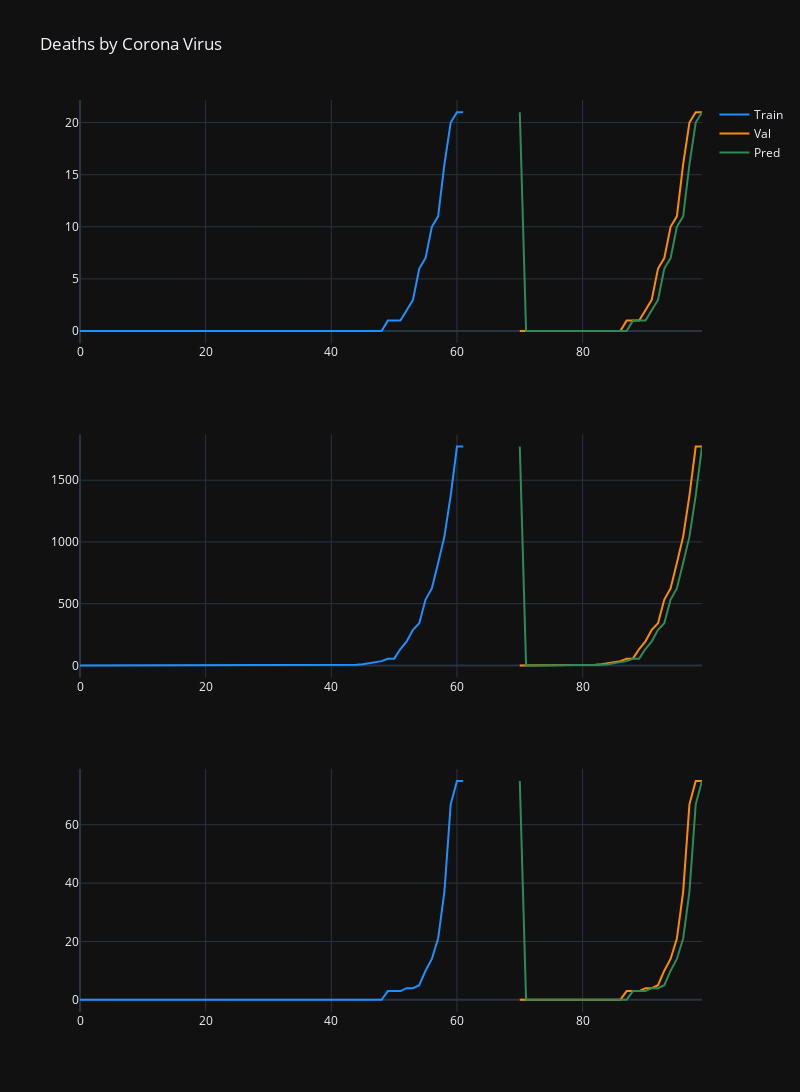

Notebook code for this chart:
### Code cell
pred_1 = predictions[17]
pred_2 = predictions[18]
pred_3 = predictions[20]

fig = make_subplots(rows=3, cols=1)

fig.add_trace(
    go.Scatter(x=np.arange(70), mode='lines', y=train_dataset.loc[17].values, marker=dict(color="dodgerblue"),
               name="Train"),
    row=1, col=1
)

fig.add_trace(
    go.Scatter(x=np.arange(70, 100), y=val_dataset.loc[17].values, mode='lines', marker=dict(color="darkorange"),
               name="Val"),
    row=1, col=1
)

fig.add_trace(
    go.Scatter(x=np.arange(70, 100), y=pred_1, mode='lines', marker=dict(color="seagreen"),
               name="Pred"),
    row=1, col=1
)

fig.add_trace(
    go.Scatter(x=np.arange(70), mode='lines', y=train_dataset.loc[18].values, marker=dict(color="dodgerblue"), showlegend=False),
    row=2, col=1
)

fig.add_trace(
    go.Scatter(x=np.arange(70, 100), y=val_dataset.loc[18].values, mode='lines', marker=dict(color="darkorange"), showlegend=False),
    row=2, col=1
)

fig.add_trace(
    go.Scatter(x=np.arange(70, 100), y=pred_2, mode='lines', marker=dict(color="seagreen"), showlegend=False,
               name="Denoised signal"),
    row=2, col=1
)

fig.add_trace(
    go.Scatter(x=np.arange(70), mode='lines', y=train_dataset.loc[20].values, marker=dict(color="dodgerblue"), showlegend=False),
    row=3, col=1
)

fig.add_trace(
    go.Scatter(x=np.arange(70, 100), y=val_dataset.loc[20].values, mode='lines', marker=dict(color="darkorange"), showlegend=False),
    row=3, col=1
)

fig.add_trace(
    go.Scatter(x=np.arange(70, 100), y=pred_3, mode='lines', marker=dict(color="seagreen"), showlegend=False,
               name="Denoised signal"),
    row=3, col=1
)

fig.update_layout(height=1200, width=800, title_text="Deaths by Corona Virus")
fig.show()

### Figure 1 — Plotly figure (JSON) as saved in the notebook; plotly's stock layout.template omitted (floating-point values rounded to 4 significant figures)
{"data": [{"marker": {"color": "dodgerblue"}, "mode": "lines", "name": "Train", "type": "scatter", "x": [0, 1, 2, 3, 4, 5, 6, 7, 8, 9, 10, 11, 12, 13, 14, 15, 16, 17, 18, 19, 20, 21, 22, 23, 24, 25, 26, 27, 28, 29, 30, 31, 32, 33, 34, 35, 36, 37, 38, 39, 40, 41, 42, 43, 44, 45, 46, 47, 48, 49, 50, 51, 52, 53, 54, 55, 56, 57, 58, 59, 60, 61, 62, 63, 64, 65, 66, 67, 68, 69], "xaxis": "x", "y": [0, 0, 0, 0, 0, 0, 0, 0, 0, 0, 0, 0, 0, 0, 0, 0, 0, 0, 0, 0, 0, 0, 0, 0, 0, 0, 0, 0, 0, 0, 0, 0, 0, 0, 0, 0, 0, 0, 0, 0, 0, 0, 0, 0, 0, 0, 0, 0, 0, 1, 1, 1, 2, 3, 6, 7, 10, 11, 16, 20, 21, 21], "yaxis": "y"}, {"marker": {"color": "darkorange"}, "mode": "lines", "name": "Val", "type": "scatter", "x": [70, 71, 72, 73, 74, 75, 76, 77, 78, 79, 80, 81, 82, 83, 84, 85, 86, 87, 88, 89, 90, 91, 92, 93, 94, 95, 96, 97, 98, 99], "xaxis": "x", "y": [0, 0, 0, 0, 0, 0, 0, 0, 0, 0, 0, 0, 0, 0, 0, 0, 0, 1, 1, 1, 2, 3, 6, 7, 10, 11, 16, 20, 21, 21], "yaxis": "y"}, {"marker": {"color": "seagreen"}, "mode": "lines", "name": "Pred", "type": "scatter", "x": [70, 71, 72, 73, 74, 75, 76, 77, 78, 79, 80, 81, 82, 83, 84, 85, 86, 87, 88, 89, 90, 91, 92, 93, 94, 95, 96, 97, 98, 99], "xaxis": "x", "y": [21, 0, 0, 0, 0, 0, 0, 0, 0, 0, 0, 0, 0, 0, 0, 0, 0, 0, 1, 1, 1, 2, 3, 6, 7, 10, 11, 16, 20, 21], "yaxis": "y"}, {"marker": {"color": "dodgerblue"}, "mode": "lines", "showlegend": false, "type": "scatter", "x": [0, 1, 2, 3, 4, 5, 6, 7, 8, 9, 10, 11, 12, 13, 14, 15, 16, 17, 18, 19, 20, 21, 22, 23, 24, 25, 26, 27, 28, 29, 30, 31, 32, 33, 34, 35, 36, 37, 38, 39, 40, 41, 42, 43, 44, 45, 46, 47, 48, 49, 50, 51, 52, 53, 54, 55, 56, 57, 58, 59, 60, 61, 62, 63, 64, 65, 66, 67, 68, 69], "xaxis": "x2", "y": [0, 0, 0, 0, 0, 0, 0, 0, 0, 0, 0, 0, 0, 0, 0, 0, 0, 0, 0, 0, 0, 0, 0, 0, 0, 0, 0, 0, 0, 0, 0, 0, 0, 0, 0, 0, 0, 0, 0, 0, 0, 1, 2, 3, 5, 10, 17, 28, 35, 54, 55, 133, 195, 289, 342, 533, 623, 830, 1043, 1375, 1772, 1772], "yaxis": "y2"}, {"marker": {"color": "darkorange"}, "mode": "lines", "showlegend": false, "type": "scatter", "x": [70, 71, 72, 73, 74, 75, 76, 77, 78, 79, 80, 81, 82, 83, 84, 85, 86, 87, 88, 89, 90, 91, 92, 93, 94, 95, 96, 97, 98, 99], "xaxis": "x2", "y": [0, 0, 0, 0, 0, 0, 0, 0, 0, 1, 2, 3, 5, 10, 17, 28, 35, 54, 55, 133, 195, 289, 342, 533, 623, 830, 1043, 1375, 1772, 1772], "yaxis": "y2"}, {"marker": {"color": "seagreen"}, "mode": "lines", "name": "Denoised signal", "showlegend": false, "type": "scatter", "x": [70, 71, 72, 73, 74, 75, 76, 77, 78, 79, 80, 81, 82, 83, 84, 85, 86, 87, 88, 89, 90, 91, 92, 93, 94, 95, 96, 97, 98, 99], "xaxis": "x2", "y": [1772, 0, 0, 0, 0, 0, 0, 0, 0, 0, 1, 2, 3, 5, 10, 17, 28, 35, 54, 55, 133, 195, 289, 342, 533, 623, 830, 1043, 1375, 1772], "yaxis": "y2"}, {"marker": {"color": "dodgerblue"}, "mode": "lines", "showlegend": false, "type": "scatter", "x": [0, 1, 2, 3, 4, 5, 6, 7, 8, 9, 10, 11, 12, 13, 14, 15, 16, 17, 18, 19, 20, 21, 22, 23, 24, 25, 26, 27, 28, 29, 30, 31, 32, 33, 34, 35, 36, 37, 38, 39, 40, 41, 42, 43, 44, 45, 46, 47, 48, 49, 50, 51, 52, 53, 54, 55, 56, 57, 58, 59, 60, 61, 62, 63, 64, 65, 66, 67, 68, 69], "xaxis": "x3", "y": [0, 0, 0, 0, 0, 0, 0, 0, 0, 0, 0, 0, 0, 0, 0, 0, 0, 0, 0, 0, 0, 0, 0, 0, 0, 0, 0, 0, 0, 0, 0, 0, 0, 0, 0, 0, 0, 0, 0, 0, 0, 0, 0, 0, 0, 0, 0, 0, 0, 3, 3, 3, 4, 4, 5, 10, 14, 21, 37, 67, 75, 75], "yaxis": "y3"}, {"marker": {"color": "darkorange"}, "mode": "lines", "showlegend": false, "type": "scatter", "x": [70, 71, 72, 73, 74, 75, 76, 77, 78, 79, 80, 81, 82, 83, 84, 85, 86, 87, 88, 89, 90, 91, 92, 93, 94, 95, 96, 97, 98, 99], "xaxis": "x3", "y": [0, 0, 0, 0, 0, 0, 0, 0, 0, 0, 0, 0, 0, 0, 0, 0, 0, 3, 3, 3, 4, 4, 5, 10, 14, 21, 37, 67, 75, 75], "yaxis": "y3"}, {"marker": {"color": "seagreen"}, "mode": "lines", "name": "Denoised signal", "showlegend": false, "type": "scatter", "x": [70, 71, 72, 73, 74, 75, 76, 77, 78, 79, 80, 81, 82, 83, 84, 85, 86, 87, 88, 89, 90, 91, 92, 93, 94, 95, 96, 97, 98, 99], "xaxis": "x3", "y": [75, 0, 0, 0, 0, 0, 0, 0, 0, 0, 0, 0, 0, 0, 0, 0, 0, 0, 3, 3, 3, 4, 4, 5, 10, 14, 21, 37, 67, 75], "yaxis": "y3"}], "layout": {"height": 1200, "title": {"text": "Deaths by Corona Virus"}, "width": 800, "xaxis": {"anchor": "y", "domain": [0, 1]}, "xaxis2": {"anchor": "y2", "domain": [0, 1]}, "xaxis3": {"anchor": "y3", "domain": [0, 1]}, "yaxis": {"anchor": "x", "domain": [0.7333, 1]}, "yaxis2": {"anchor": "x2", "domain": [0.3667, 0.6333]}, "yaxis3": {"anchor": "x3", "domain": [0, 0.2667]}}}
